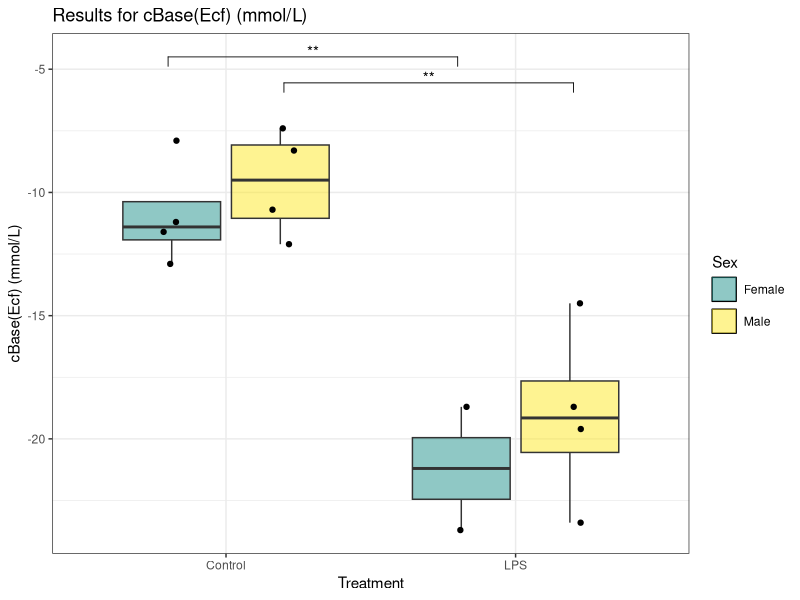
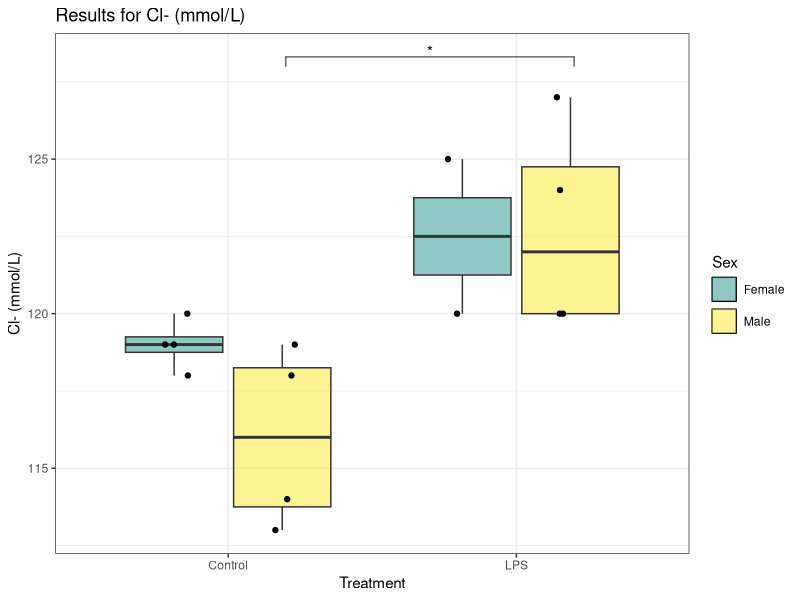
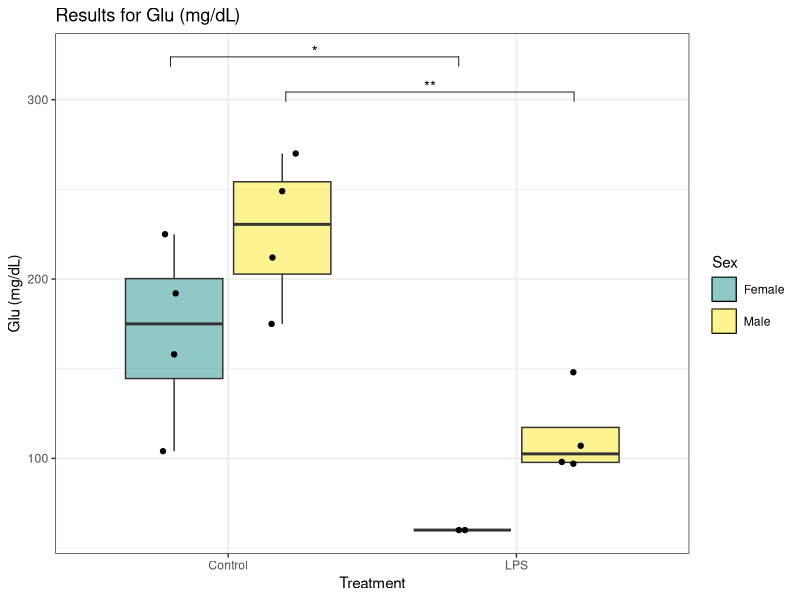
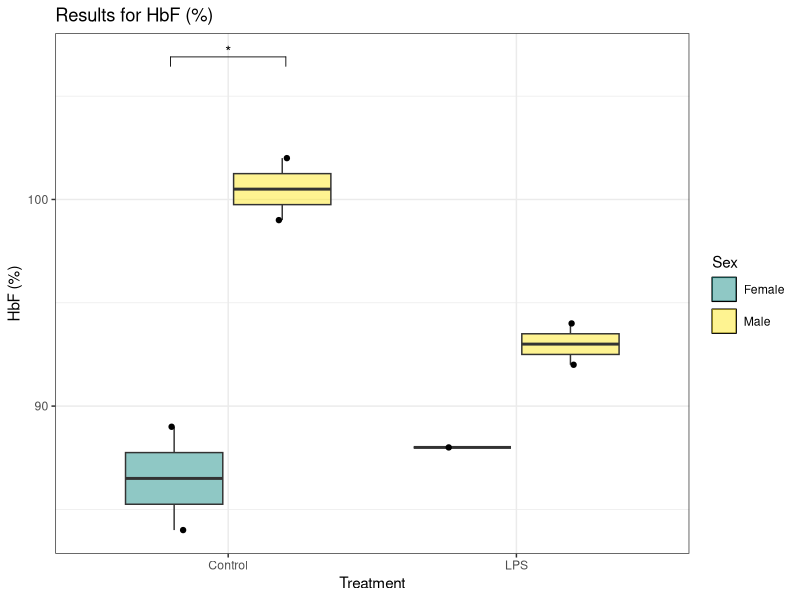
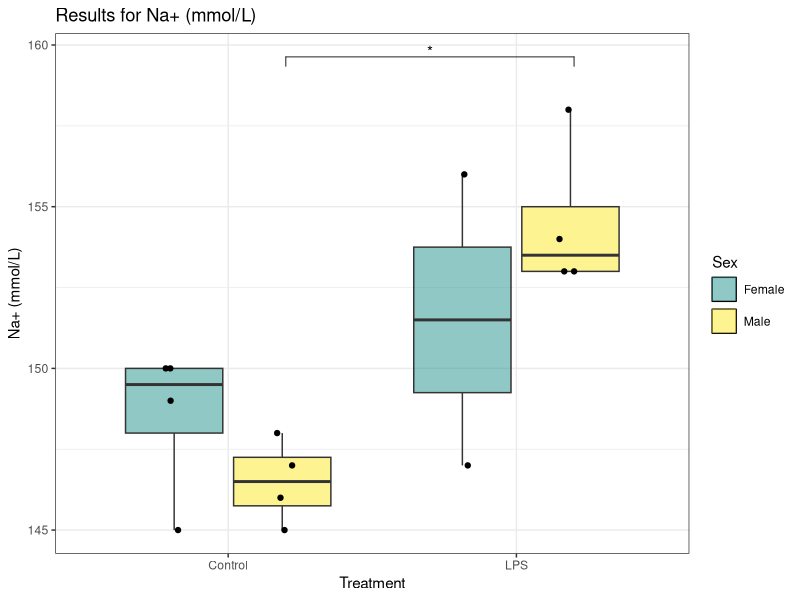
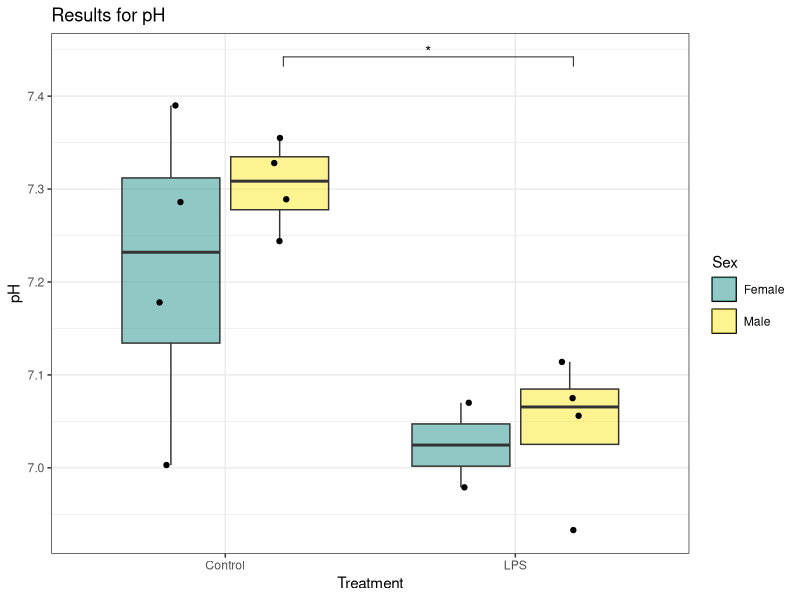
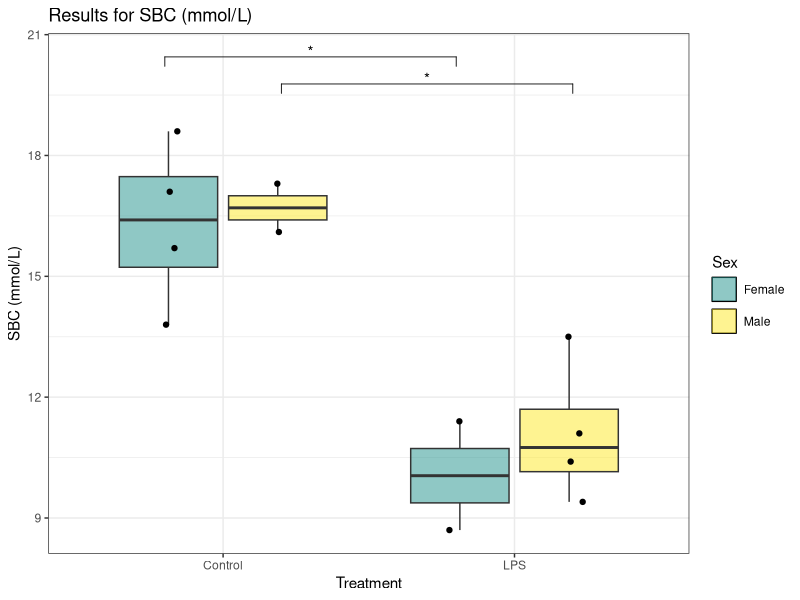
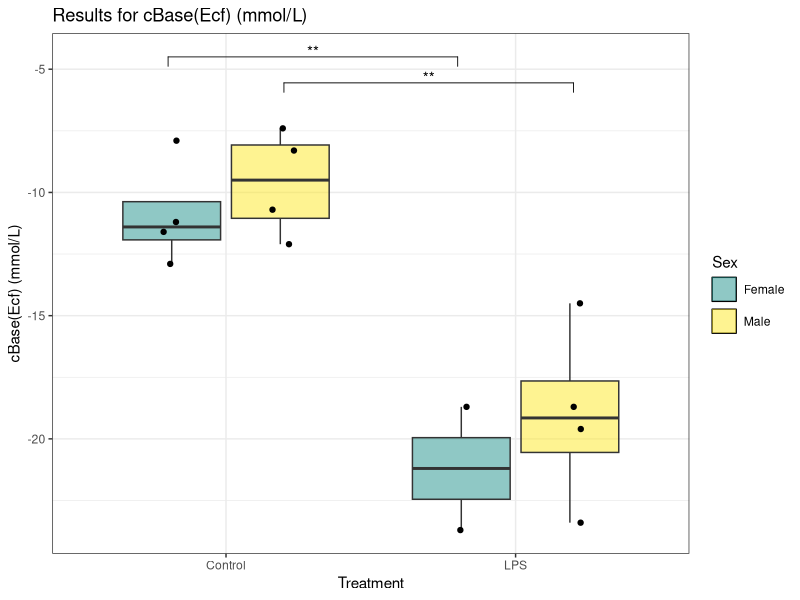

Source code (R) for these figures, in order:
####### PREAMBLE ###############################################################

requiredPackages <- c("readxl", "dplyr", "ggplot2", "viridis", "rstatix", "tidyr", "ggpubr")


ipak <- function(pkg){
  new.pkg <- pkg[!(pkg %in% installed.packages()[, "Package"])]
  if (length(new.pkg))
    install.packages(new.pkg, dependencies = TRUE)
  sapply(pkg, require, character.only = TRUE)
}

ipak(requiredPackages)

#Set your working directory
setwd("~/R/SepticShock")


####### DATA PREP ##############################################################

#Read the original data from the first sheet "Clinical Data" to get the original column names
original_data <- read_excel("SepticShockDataR.xlsx", sheet = "Clinical Data")

# Create a mapping of original names to modified names
original_names <- names(original_data)[-1:-6]
modified_names <- make.names(original_names)
name_mapping <- setNames(original_names, modified_names)

# Read the data and rename columns
data <- original_data %>%
  rename_all(make.names)

# Convert to tidy format
tidy_data<-data %>% 
  pivot_longer(cols = Mass.1..g.:SBC..mmol.L., names_to = "Observation", values_to = "Values") %>%
  mutate("Sex:Treatment" = paste0(Sex, ":", Treatment)) %>%
  select(!c("Phase.1", "Phase.2")) %>%
  drop_na(Values)

tidy_data$`Sex:Treatment` <- factor(tidy_data$`Sex:Treatment`, levels = c("Female:Control", "Male:Control", "Female:LPS", "Male:LPS"))
tidy_data$Patient.ID <- factor(tidy_data$Patient.ID)
tidy_data$Species <- factor(tidy_data$Species)
tidy_data$Sex <- factor(tidy_data$Sex)
tidy_data$Treatment <- factor(tidy_data$Treatment)
tidy_data$Observation <- factor(tidy_data$Observation)


####### ANALYSIS ###############################################################

# Calculate means and standard deviations
mean_sd_table <- tidy_data %>%
  group_by(Observation, `Sex:Treatment`) %>%
  summarize(Mean = mean(Values, na.rm = TRUE),
            Std_Dev = sd(Values, na.rm = TRUE)) %>%
  mutate(Formatted = paste0(round(Mean, 2), " ± ", round(Std_Dev, 2))) %>%
  select(Observation, `Sex:Treatment`, Formatted) %>%
  pivot_wider(names_from = `Sex:Treatment`, 
              values_from = Formatted, 
              names_glue = "{gsub(':', ' ', `Sex:Treatment`)}") %>%
  group_by(Observation) %>%
  summarize(across(everything(), ~ paste(na.omit(.), collapse = ""))) %>%
  ungroup() %>%
  # Replace observation names with original names
  mutate(Observation = name_mapping[Observation])

# Save the Stats table to a CSV file
write.csv(mean_sd_table, "SSD_Clinical_StatsTable.csv", row.names = FALSE, fileEncoding = "UTF-8")

# Perform Tukey's HSD test
tidy_tukey<-tidy_data %>% 
  group_by(Observation) %>% 
  tukey_hsd(Values ~ Sex * Treatment) %>%
  ungroup()


write.csv(tidy_tukey, "SSD_Clinical_TukeyHSD.csv", row.names = FALSE)

# Filter to retain only Group Differences between reasonable groups
tidy_tukey<-tidy_tukey %>%
  filter(term == "Sex:Treatment") %>%
  filter(group1 != "Female:Control" | group2 != "Male:LPS") %>%
  filter(group1 != "Male:Control" | group2 != "Female:LPS") %>%
  filter(p.adj.signif != 'ns') 

# Filter to retain sets where at least one p-value is less than 0.05
sig_observations <- tidy_tukey %>%
  group_by(Observation) %>%
  filter(any(p.adj < 0.05)) %>%
  ungroup()

# Extract unique names of significant observations
sig_observations <- sig_observations %>%
  distinct(Observation)

write.csv(sig_observations, "SSD_Clinical_Sig_Observations.csv", row.names = FALSE)


####### PLOTTING ###############################################################

for (observation in sig_observations$Observation) {
  original_observation <- name_mapping[[observation]]
  
  plot_data <- tidy_data %>%
    filter(Observation == observation) %>%
    dplyr::select(Sex, Treatment, 'Sex:Treatment', Values)
  plot_tukey <- tidy_tukey %>%
    filter(Observation == observation) %>%
    add_y_position(test = ., 
                   data = plot_data, 
                   formula = Values ~ Sex:Treatment, 
                   fun = "max", 
                   scales = "free", 
                   comparisons = list(c("Female:LPS", "Male:LPS"),
                                      c("Male:Control", "Male:LPS"), 
                                      c("Female:Control", "Female:LPS"),
                                      c("Female:Control", "Male:Control")), 
                   step.increase = 0.07) %>%
    add_x_position(test = ., x = 'Sex:Treatment')
  
  plot_tukey <- mutate(plot_tukey, xmin = case_when(xmin == 1 ~ 0.8,
                                                    xmin == 2 ~ 1.2,
                                                    xmin == 3 ~ 1.8))
  plot_tukey <- mutate(plot_tukey, xmax = case_when(xmax == 2 ~ 1.2,
                                                    xmax == 3 ~ 1.8,
                                                    xmax == 4 ~ 2.2))
  
  p <- ggplot(plot_data, 
              aes(x = Treatment, y = !!rlang::sym("Values"))) +
    geom_boxplot(outlier.shape = NA, 
                 aes(fill = Sex), 
                 key_glyph = draw_key_rect) +  # Remove outliers from boxplot to avoid duplication with jitter
    geom_point(aes(fill = Sex), 
               size = 1.5, 
               position=position_jitterdodge(jitter.width = 0.2), 
               show.legend = F) +
    labs(title = paste("Results for", original_observation),
         y = original_observation) +
    stat_pvalue_manual(plot_tukey, 
                       label = "p.adj.signif", 
                       y.position = "y.position", 
                       xmin = "xmin", 
                       xmax = "xmax", 
                       hide.ns = TRUE, 
                       tip.length = 0.02, 
                       bracket.nudge.y = 0) +
    scale_fill_manual(values = alpha(c("#21918c","#fde725"), 0.5))+ 
    # scale_fill_viridis(discrete = TRUE, 
    #                    alpha = 0.5, 
    #                    option="viridis") + 
    theme_bw() +
    theme(legend.key = element_rect(color = "black"), 
          legend.key.spacing.y = unit(0.2, "cm"))
  
  print(p)
  
  # Save each plot as a PNG file
  ggsave(filename = paste0("boxplot_", 
                           observation, 
                           ".png"), 
         path = '~/R/SepticShock/Plots/Clinical',
         plot = p, 
         width = 8, 
         height = 6)
}

